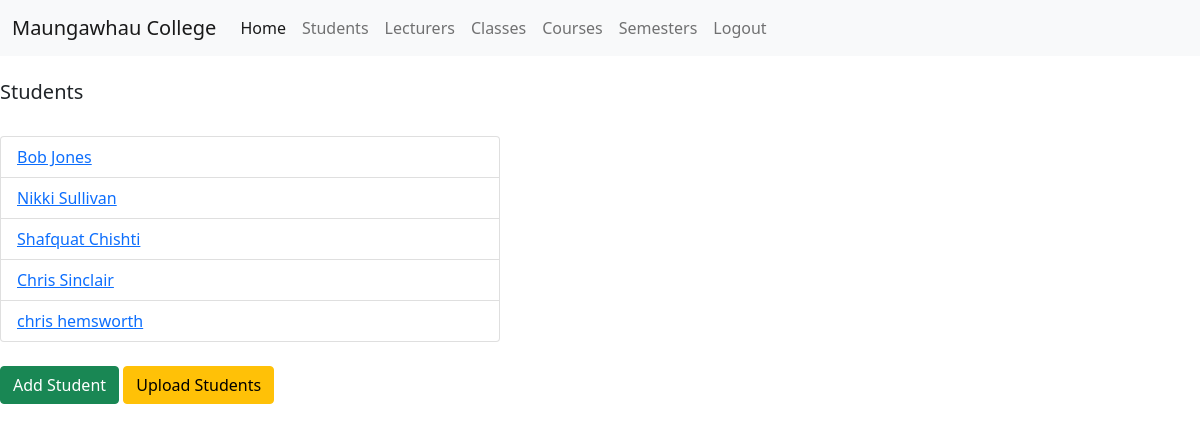
The app's page /students/ (signed in), older data.
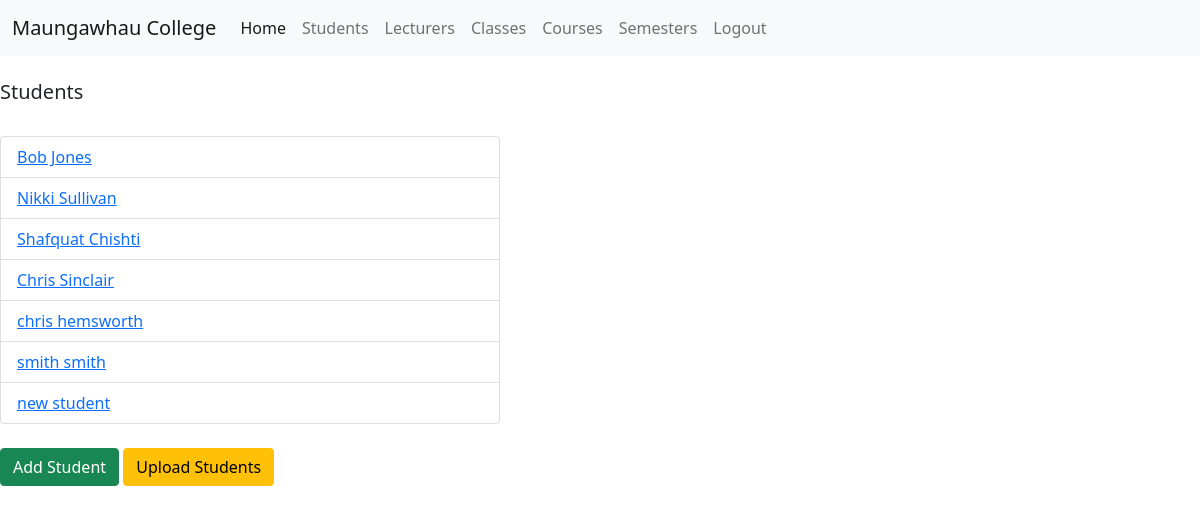
The same page, newer data.
### attendance/models.py (models this page shows, shortened)
class Student(models.Model):
    student_id = models.AutoField(validators=[MinValueValidator(1000000), MaxValueValidator(20000000)],
                                  primary_key=True)
    dob = models.DateField(blank=True, null=True)
    user = models.OneToOneField(User, on_delete=models.CASCADE)
    def __str__(self):
        return self.user.first_name + " " + self.user.last_name

### attendance/views.py (the view)
# urls.py: path('students/', ListStudent.as_view(), name="student-list"),
class ListStudent(ListView):
    model = Student
    template_name = "student/student-list.html"

### attendance/templates/student/student-list.html (shortened to what this page needs)
{% extends 'base.html' %}
{% block content %}
    {% if user.is_authenticated and user.is_superuser %}
        <br>
        <h5> Students  </h5>
        <br>
        <ul class="list-group" style="width: 400px">
            {% for Student in object_list %}
                <li class="list-group-item" style="width: 500px">
                    <a href="{% url 'student-detail' Student.student_id %}">{{ Student }}</a>
                </li>
            {% endfor %}
        </ul>
        <br>
        <a href="{% url 'add-student' %}" class="btn btn-success">Add Student</a>
        <a href="{% url 'upload-students' %}" class="btn btn-warning" method="post">Upload Students</a>
    {% else %}
        <h1>YOU DON'T HAVE ACCESS</h1>
    {% endif %}
{% endblock %}

Row changes from the older to the newer data that the page shows:
added Student: user.last_name "smith smith"
added Student: user.last_name "new student"
